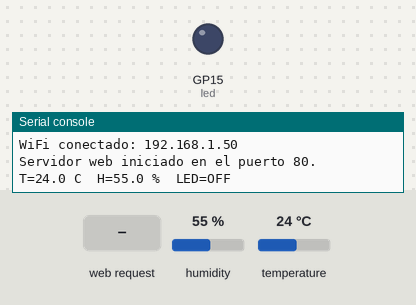
This program was run on a simulated Raspberry Pi Pico running MicroPython. On the bench: output pins drawn as LEDs (lit = HIGH), the last lines printed to the serial console. Wiring (from the project's diagram.json): blue LED on GP15, DHT22 sensor on GP16. The test bench sets the inputs (shaded band); at power-on: humidity 55 %, temperature 24 °C. WiFi joins after 1.5 s.

Above: at 2.7 s.
2.8 s: HTTP request GET /led/on received
At 3.6 s:
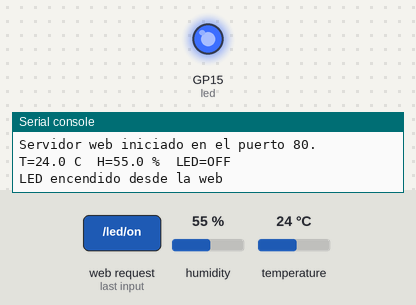
4.3 s: HTTP request GET /led/off received
At 5.6 s:
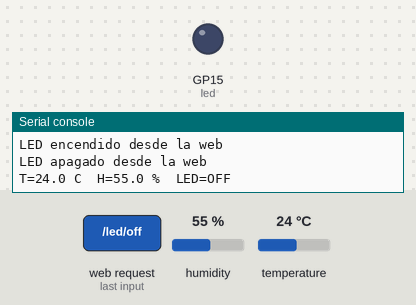
Timing chart, 0 to 7.3 s (numbered marks = the images above; inputs shaded):
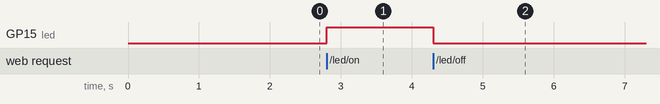

Measured:
- after the input at 2.8 s, GP15 (led): LOW → HIGH at once
- after the input at 4.3 s, GP15 (led): HIGH → LOW at once

The program:

main.py
```python
# Proyecto guiado 7 — Control de LED y monitoreo de temperatura via servidor web
import network, socket, time, json
import dht
from machine import Pin

sensor = dht.DHT22(Pin(16))
led = Pin(15, Pin.OUT)

wlan = network.WLAN(network.STA_IF)
wlan.active(True)
wlan.connect("Wokwi-GUEST", "")
while not wlan.isconnected():
    print("Conectando a WiFi..."); time.sleep(0.5)
print("WiFi conectado:", wlan.ifconfig()[0])

PAGINA = """<!DOCTYPE html><html><head><meta charset='utf-8'><title>LED + Temp</title></head>
<body style='font-family:sans-serif;background:#101820;color:#eee;text-align:center;padding-top:40px'>
<h1>Pico W — LED y temperatura</h1>
<p>Temperatura: <b>%s C</b> &middot; Humedad: <b>%s %%</b></p>
<p>LED: <b>%s</b></p>
<a href='/led/on'>Encender</a> &middot; <a href='/led/off'>Apagar</a>
</body></html>"""

srv = socket.socket()
srv.setsockopt(socket.SOL_SOCKET, socket.SO_REUSEADDR, 1)
srv.bind(("0.0.0.0", 80)); srv.listen(2); srv.settimeout(0.3)
print("Servidor web iniciado en el puerto 80.")

ultima = 0; t = h = 0
while True:
    if time.ticks_diff(time.ticks_ms(), ultima) > 2000:
        try:
            sensor.measure(); t, h = sensor.temperature(), sensor.humidity()
            print("T=%.1f C  H=%.1f %%  LED=%s" % (t, h, "ON" if led.value() else "OFF"))
        except Exception as e:
            print("Error DHT22:", e)
        ultima = time.ticks_ms()
    try:
        cli, _ = srv.accept()
    except OSError:
        continue
    try:
        req = cli.recv(512).decode()
        if "GET /led/on" in req: led.value(1); print("LED encendido desde la web")
        if "GET /led/off" in req: led.value(0); print("LED apagado desde la web")
        cli.send("HTTP/1.1 200 OK\r\nContent-Type: text/html\r\n\r\n")
        cli.sendall(PAGINA % (t, h, "ON" if led.value() else "OFF"))
    except Exception as e:
        print("Error cliente:", e)
    finally:
        cli.close()
```
